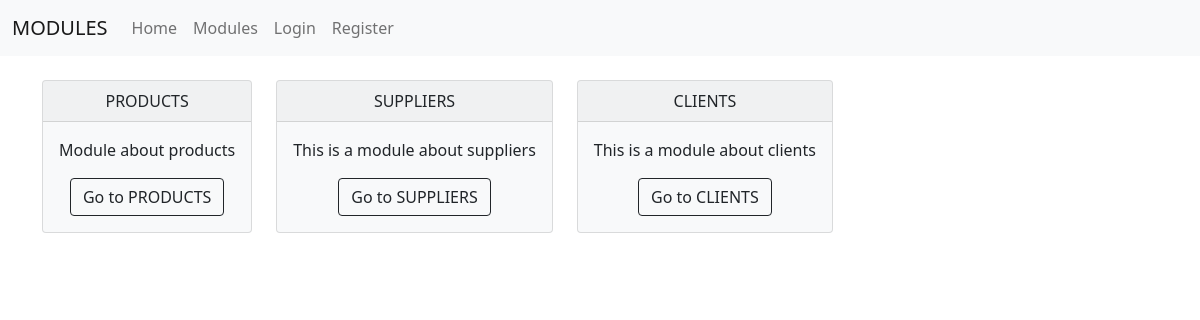
The app's page /modules/ with its own data.
### core/models.py (models this page shows, shortened)
class Module(models.Model):
    id_module = models.AutoField(primary_key=True)
    title_module = models.CharField(max_length=250)
    description_module = models.TextField(blank=False)

### core/views.py (the view)
# urls.py: path('modules/', views.modules, name='modules'),
def modules(request):
    modules = Module.objects.all()
    return render(request, 'modules.html', {'modules': modules})

### core/templates/modules.html
{% extends 'core/base.html' %}
{% block content %}
<br>
<div class="row">
    {% for module in modules %}
        <div class="col-md-auto">
            <div class="card text-dark bg-light mb-3" style="max-width: 18rem;">
              <div class="card-header text-center">{{ module.title_module }}</div>
              <div class="card-body">
                <p class="card-text">{{ module.description_module }}</p>
                  <div class="col text-center">
                      {% if module.title_module == 'PRODUCTS' %}
                        <a href="{% url 'all_products' %}" class="btn btn-outline-dark">Go to {{ module.title_module }}</a>
                      {% elif module.title_module == 'SUPPLIERS' %}
                        <a href="{% url 'all_suppliers' %}" class="btn btn-outline-dark">Go to {{ module.title_module }}</a>
                      {% elif module.title_module == 'CLIENTS' %}
                        <a href="{% url 'all_clients' %}" class="btn btn-outline-dark">Go to {{ module.title_module }}</a>
                      {% else %}
                        <a href="{% url 'home' %}" class="btn btn-outline-dark">Go to {{ module.title_module }}</a>
                      {% endif %}
                  </div>
              </div>
            </div>
        </div>
    {% endfor %}
</div>
{% endblock %}

### records on screen
Module: title_module "PRODUCTS", description_module "Module about products"
Module: title_module "SUPPLIERS", description_module "This is a module about suppliers"
Module: title_module "CLIENTS", description_module "This is a module about clients"
